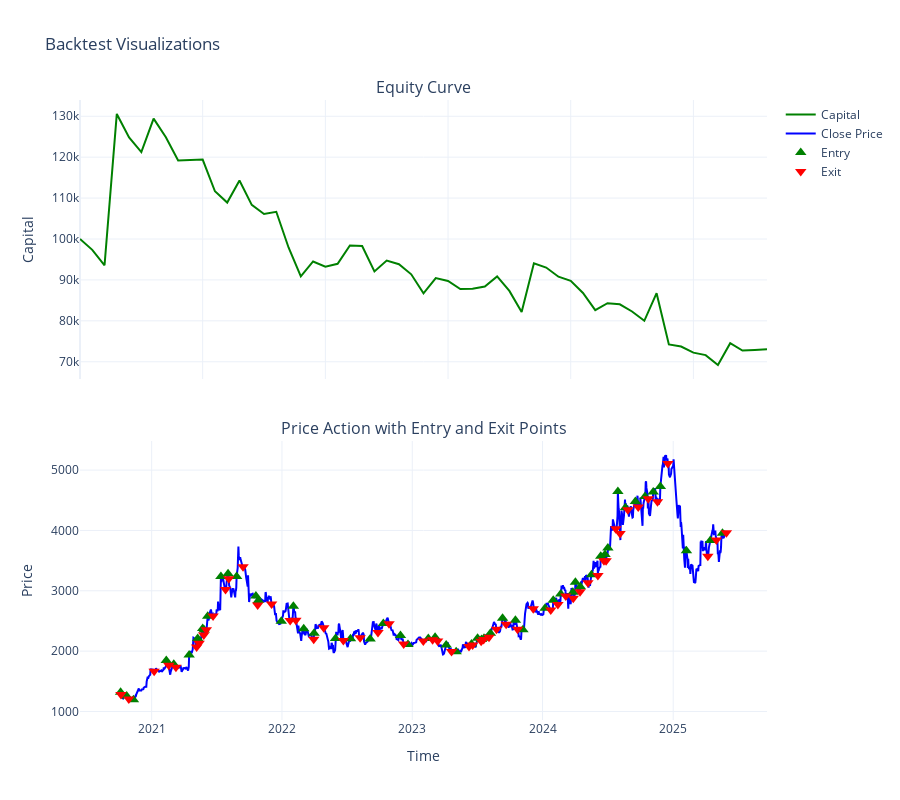

Notebook source saved alongside this figure:
### Code cell
dataframe = data.copy()
dataframe.rename(columns={'datetime':'timestamp'},inplace=True)
perform_backtest(dataframe)
